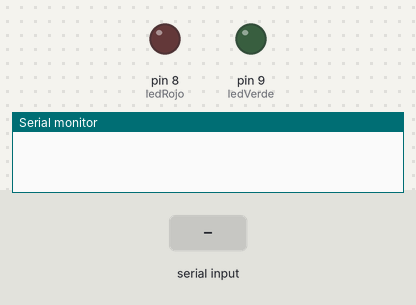
The sketch below on a simulated Arduino Uno, built with avr-gcc and run on an emulated ATmega328P. On the bench: output pins drawn as LEDs (lit = HIGH), the last lines printed to the serial monitor. Inputs (shaded band) come from the test bench.

Above: at 1.2 s.
1.3 s: "LED ROJO ON\n" received over Serial
At 2.5 s:
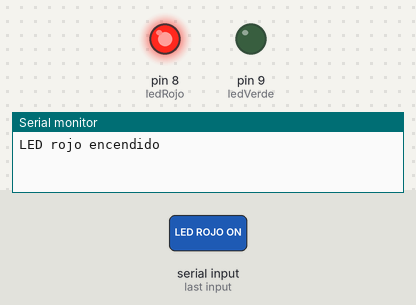
2.8 s: "LED VERDE ON\n" received over Serial
At 3.9 s:
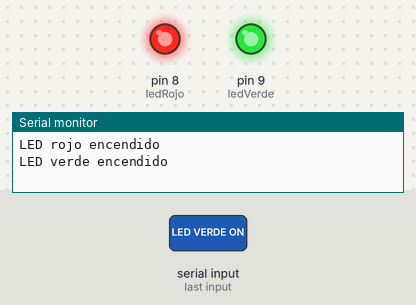
4.3 s: "LED ROJO OFF\n" received over Serial
At 5.0 s:
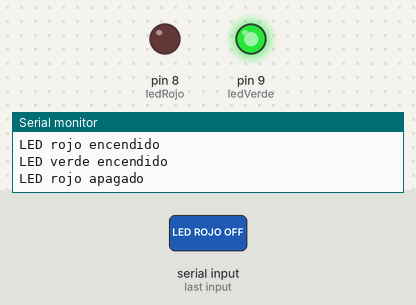
Timing chart, 0 to 7.3 s (numbered marks = the images above; inputs shaded):
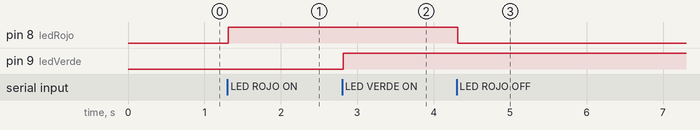

The sketch:

sketch_mar10a.ino
```cpp
#include <DHT.h>

#define DHTPIN 2
#define DHTTYPE DHT11

DHT dht(DHTPIN, DHTTYPE);

const int ledRojo = 8;
const int ledVerde = 9;

void setup() {

  pinMode(ledRojo, OUTPUT);
  pinMode(ledVerde, OUTPUT);

  Serial.begin(9600);
  dht.begin();
}

void loop() {

  if (Serial.available() > 0) {

    String comando = Serial.readStringUntil('\n');
    comando.trim();

    if (comando == "LED ROJO ON") {
      digitalWrite(ledRojo, HIGH);
      Serial.println("LED rojo encendido");
    }

    else if (comando == "LED ROJO OFF") {
      digitalWrite(ledRojo, LOW);
      Serial.println("LED rojo apagado");
    }

    else if (comando == "LED VERDE ON") {
      digitalWrite(ledVerde, HIGH);
      Serial.println("LED verde encendido");
    }

    else if (comando == "LED VERDE OFF") {
      digitalWrite(ledVerde, LOW);
      Serial.println("LED verde apagado");
    }

    else if (comando == "TEMPERATURA") {

      float temperatura = dht.readTemperature();

      if (isnan(temperatura)) {
        Serial.println("Error leyendo sensor");
      }
      else {
        Serial.print("Temperatura: ");
        Serial.print(temperatura);
        Serial.println(" C");
      }
    }
  }
}
```

Measured:
- after the input at 1.3 s, pin 8 (ledRojo): LOW → HIGH at once
- after the input at 2.8 s, pin 9 (ledVerde): LOW → HIGH at once
- after the input at 4.3 s, pin 8 (ledRojo): HIGH → LOW at once
